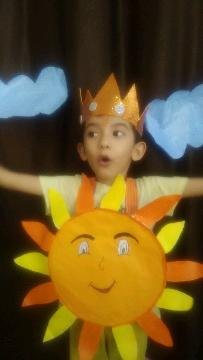
#> input picture photos/375686.jpg, 203 x 360 px, found by its file name
$ python masking.py
#> lines starting #> are read from the running program, lines starting #| are printed output that depends on the picture; after the words box and inside, x2 and y2 are one past the last pixel; in counts of white or black regions, pixels touching at a corner belong together
import cv2 as cv
import numpy as np


# Read image
img = cv.imread('C:/Users/acer/Desktop/Open_CV/photos/375686.jpg')
#> img is the input picture: shape (360, 203, 3); mean B, G, R 37.6, 83.9, 105.7
cv.imshow("Girl", img)
# imp= mask should be of same size as image
blank= np.zeros(img.shape[:2], dtype='uint8')
mask= cv.circle(blank, (img.shape[1]//2, img.shape[0]//2),100,255,-1)
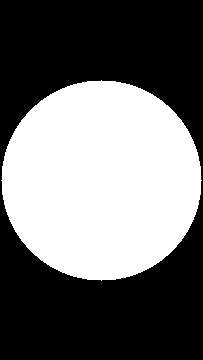
#> blank: shape (360, 203); 43% white; 1 white region, box (x1, y1, x2, y2) and area: (1, 80, 202, 281) 31417
cv.imshow('mask', mask)

masked_img= cv.bitwise_and(img, img, mask=mask)
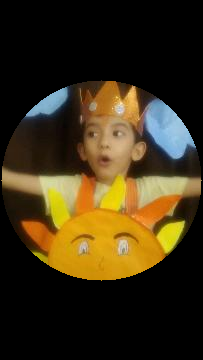
#> masked_img: shape (360, 203, 3); mean B, G, R 22, 47.8, 60.5
cv.imshow('masked_img', masked_img)


cv.waitKey(0)

$ run again, with photos/374979.jpg copied over photos/375686.jpg
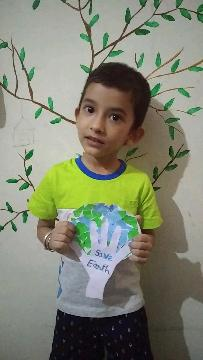
#> input picture photos/374979.jpg, 203 x 360 px, found by its file name
#> img is the input picture: shape (360, 203, 3); mean B, G, R 115, 133.4, 130.1
#> blank: shape (360, 203); 43% white; 1 white region, box (x1, y1, x2, y2) and area: (1, 80, 202, 281) 31417
#> `masked_img= cv.bitwise_and(img, img, mask=mask)`:
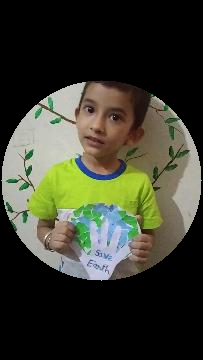
#> masked_img: shape (360, 203, 3); mean B, G, R 47, 60.9, 59.3

$ run again, with photos/376723.jpg copied over photos/375686.jpg
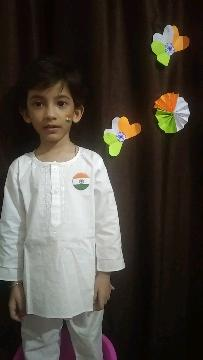
#> input picture photos/376723.jpg, 203 x 360 px, found by its file name
#> img is the input picture: shape (360, 203, 3); mean B, G, R 61.5, 69.4, 75.1
#> blank: shape (360, 203); 43% white; 1 white region, box (x1, y1, x2, y2) and area: (1, 80, 202, 281) 31417
#> `masked_img= cv.bitwise_and(img, img, mask=mask)`:
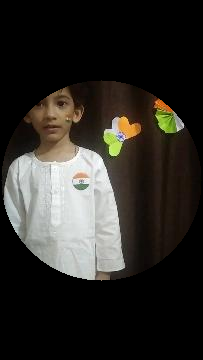
#> masked_img: shape (360, 203, 3); mean B, G, R 39.8, 44.4, 46.9

$ run again, with photos/377019.jpg copied over photos/375686.jpg
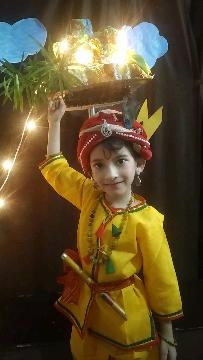
#> input picture photos/377019.jpg, 203 x 360 px, found by its file name
#> img is the input picture: shape (360, 203, 3); mean B, G, R 46, 78.4, 95.4
#> blank: shape (360, 203); 43% white; 1 white region, box (x1, y1, x2, y2) and area: (1, 80, 202, 281) 31417
#> `masked_img= cv.bitwise_and(img, img, mask=mask)`:
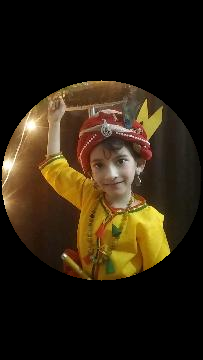
#> masked_img: shape (360, 203, 3); mean B, G, R 17.6, 35.3, 47.1
